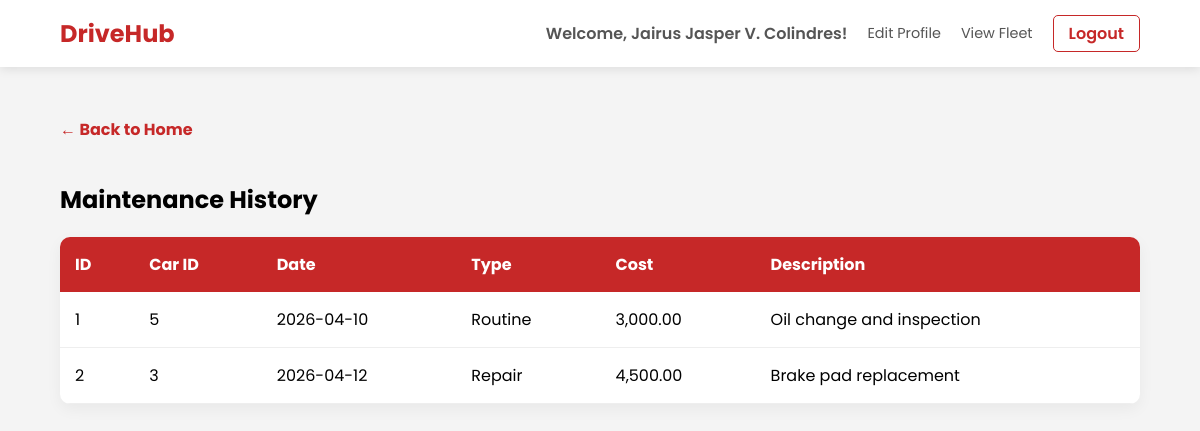
Screenshot of /pages/management/display_maintenancerecord.php (signed in) with the database file from the repository.
### tables this page shows
CREATE TABLE `maintenancerecord` (
  `maintenanceID` int(11) NOT NULL,
  `carID` int(11) DEFAULT NULL,
  `maintenanceDate` date DEFAULT NULL,
  `maintenanceDescription` text DEFAULT NULL,
  `maintenanceType` varchar(100) DEFAULT NULL,
  `cost` decimal(10,2) DEFAULT NULL
);

### pages/management/display_maintenancerecord.php (the view, shortened to what this page needs)
<?php
include('../../utils/db.php');
$query = "SELECT * FROM maintenancerecord";
$stmt = $conn->prepare($query);
$stmt->execute();
$result = $stmt->get_result();
?>
<!DOCTYPE html>
<html lang="en">
<head>
    <link rel="stylesheet" href="../../css/base.css">
    <link rel="stylesheet" href="../../css/tables.css">
</head>
<body>
    <?php include('../../components/navbar.php'); ?>
    <div class="container">
        <a href="../../index.php" class="btn-back">← Back to Home</a>
        <h2>Maintenance History</h2>
        <table>
            <thead>
                <tr>
                    <th>ID</th>
                    <th>Car ID</th>
                    <th>Date</th>
                    <th>Type</th>
                    <th>Cost</th>
                    <th>Description</th>
                </tr>
            </thead>
            <tbody>
                <?php while($row = $result->fetch_assoc()) { ?>
                <tr>
                    <td><?php echo $row['maintenanceID']; ?></td>
                    <td><?php echo $row['carID']; ?></td>
                    <td><?php echo $row['maintenanceDate']; ?></td>
                    <td><?php echo $row['maintenanceType']; ?></td>
                    <td><?php echo number_format($row['cost'], 2); ?></td>
                    <td><?php echo $row['maintenanceDescription']; ?></td>
                </tr>
                <?php } ?>
            </tbody>
        </table>
    </div>
</body>
</html>

### css/base.css (style rules this page uses)
body { font-family: 'Poppins', sans-serif; margin: 0; background-color: #f4f4f4; }
a { transition: 0.3s; text-decoration: none; }
.container { padding: 50px 5%; }

### css/tables.css (style rules this page uses)
table { width: 100%; border-collapse: collapse; background: white; border-radius: 10px; overflow: hidden; box-shadow: 0 5px 15px rgba(0,0,0,0.05); }
th { background: #c62828; color: white; padding: 15px; text-align: left; }
td { padding: 15px; border-bottom: 1px solid #eee; }
.btn-back { display: inline-block; margin-bottom: 20px; text-decoration: none; color: #c62828; font-weight: bold; }

### rows the page displays
maintenancerecord: maintenanceID "1", carID "5", maintenanceDate "2026-04-10", maintenanceType "Routine", cost "3,000.00", maintenanceDescription "Oil change and inspection"
maintenancerecord: maintenanceID "2", carID "3", maintenanceDate "2026-04-12", maintenanceType "Repair", cost "4,500.00", maintenanceDescription "Brake pad replacement"

### other values shown
$_SESSION['username'] "Jairus Jasper V. Colindres"
